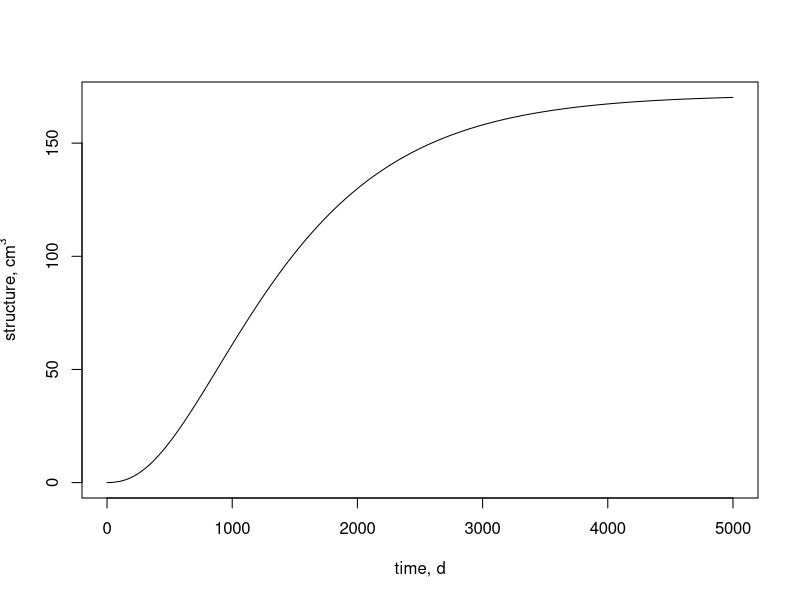
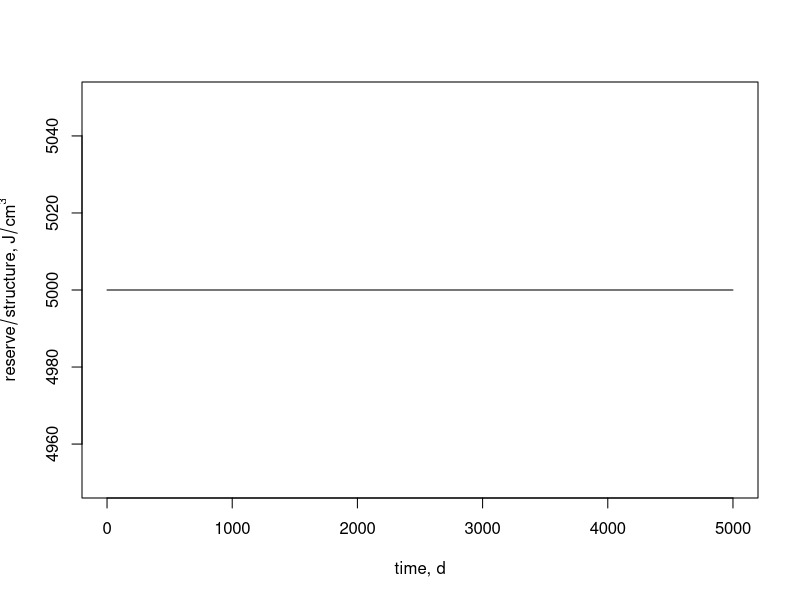
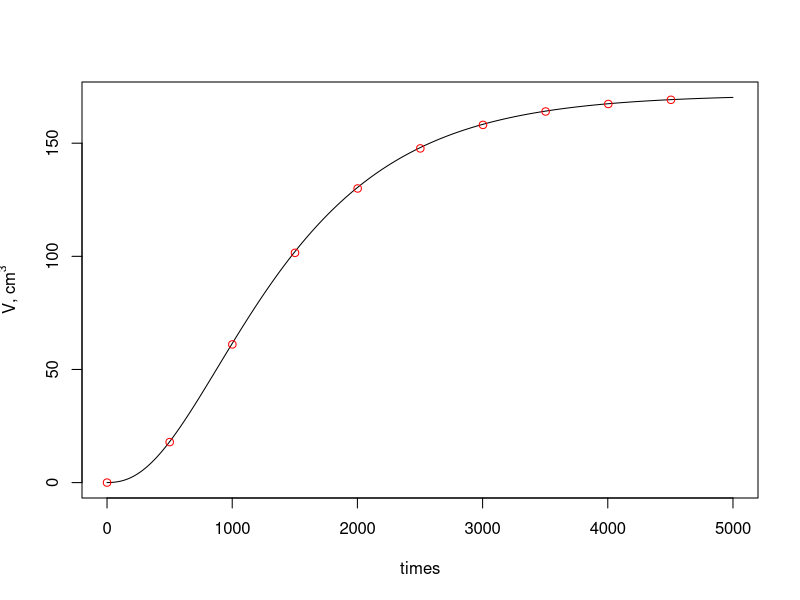
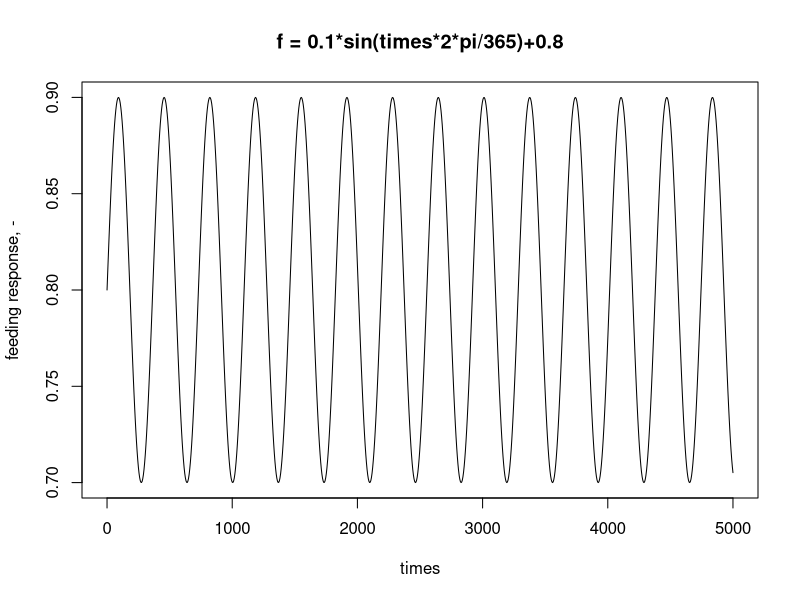
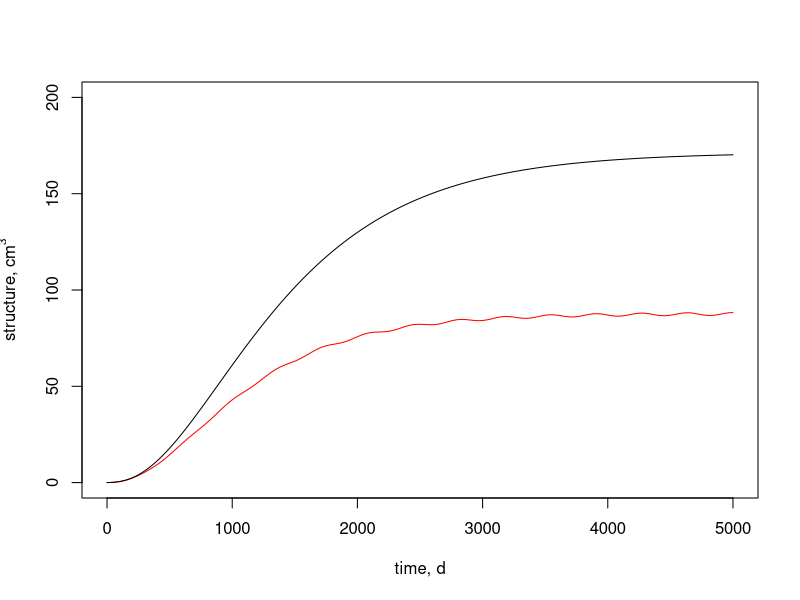
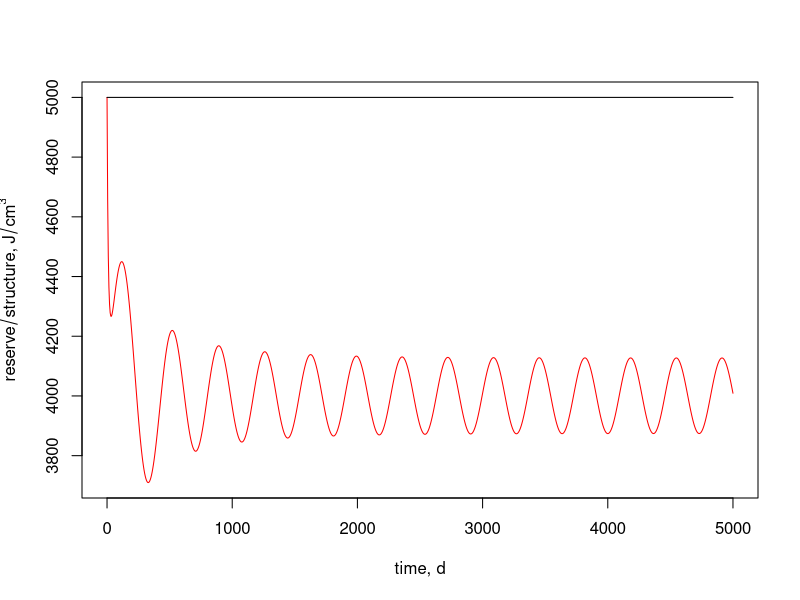

Source code (R) for these figures, in order:
## ---- chunk 1
knitr::opts_chunk$set(echo = TRUE)
library(deSolve)
## ---- chunk 2
# initial vars
V0 = 0.01 # intial structure, cm^3

# set parameters
p_Am =  100   # SA specific assimilation rate, J/cm^2/d
E_G   = 28   # cost of growth, J/cm^3
v     = 0.02 # conductance, cm/d
p_M   = 18   # vol. specific maintenance rate, J/cm^3/d
f     = 1    # scaled functional response of feeding, -
## ---- chunk 3
state <- c(res = f*p_Am/v*V0,
           V   = V0)
## ---- chunk 4
times <- seq(0,5000,length = 1000)
## ---- chunk 5
growth<-function(t, state, pars) {
  # parameters
  p_Am= pars[1]
  E_G = pars[2]
  v   = pars[3]
  p_M = pars[4]
  f   = pars[5]
  
  
  # state variables
  res = state[1]
  V   = state[2]
  
  # rate of change
  dres = f*p_Am*V^(2/3) - res* (E_G*v/V^(1/3) + p_M)/(res/V + E_G);
  dV   = (res*v/V^(1/3) - p_M*V)/(res/V + E_G);
  
  # return the rate of change
  list(c(dres, dV))
}
## ---- chunk 6
pars       <- c(p_Am  = p_Am,
                E_G   = E_G,
                v     = v,
                p_M   = p_M,
                f     = f)
## ---- chunk 7
resV <- ode(y = state, times = times, func = growth, parms = pars)

## ---- chunk 8
plot(times, resV[,3],'l', xlab = 'time, d', ylab = expression(structure*","~ cm^3))
plot(times, resV[,2]/resV[,3],'l', xlab = 'time, d', ylab = expression(reserve/structure*","~J/cm^3))
## ---- chunk 9
V_inf = (p_Am/p_M)^3
a<-1/(3/p_M/E_G + 3*V_inf^(1/3)/v)

plot(times, V_inf*(1-(1-V0^(1/3)/V_inf^(1/3))*exp(-a*times))^3, 'l', ylab = expression(V*','~cm^3));points(resV[seq(1,length(times),100),1],  resV[seq(1,length(times),100),3], col = 'red')
## ---- chunk 10
plot(times,(0.1*sin(times*2*pi/365)+0.8), 'l', ylab = 'feeding response, -', main = 'f = 0.1*sin(times*2*pi/365)+0.8')
## ---- chunk 11
growth2<-function(t, state, pars) {
  # parameters
  p_Am= pars[1]
  E_G = pars[2]
  v   = pars[3]
  p_M = pars[4]
  f   = (0.1*sin(t*2*pi/365)+0.8) # change the functional response.
  
  # state variables
  res = state[1]
  V   = state[2]
  
  # rate of change
  dres = f*p_Am*V^(2/3) - res* (E_G*v/V^(1/3) + p_M)/(res/V + E_G);
  dV   = (res*v/V^(1/3) - p_M*V)/(res/V + E_G);
  
  # return the rate of change
  list(c(dres, dV))
}
## ---- chunk 12
resV2 <- ode(y = state, times = times, func = growth2, parms = pars)

## ---- chunk 13
plot(times, resV2[,3],'l', col = 'red', ylim =c(0,200), xlab = 'time, d', ylab = expression(structure*","~ cm^3));lines(times, resV[,3])
plot(times, resV2[,2]/resV2[,3],'l', col = 'red', xlab = 'time, d', ylab = expression(reserve/structure*","~J/cm^3));lines(times, resV[,2]/resV[,3])
